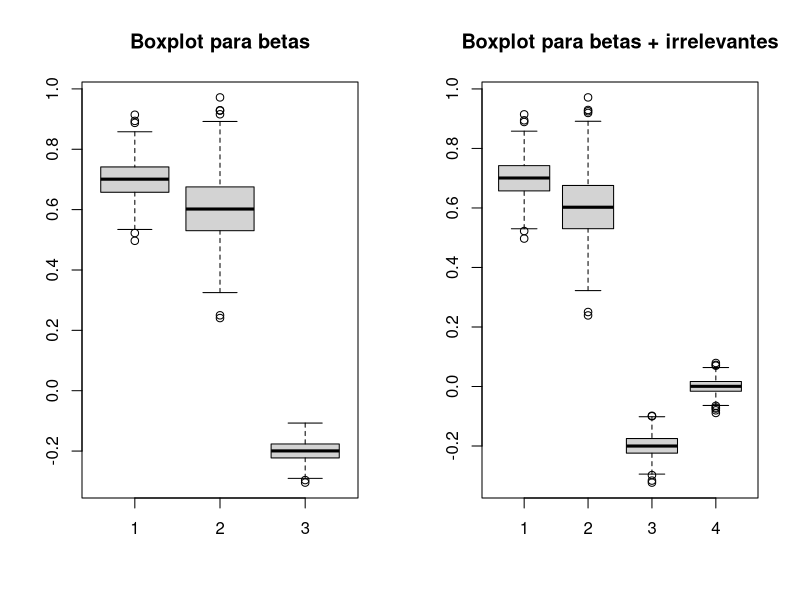
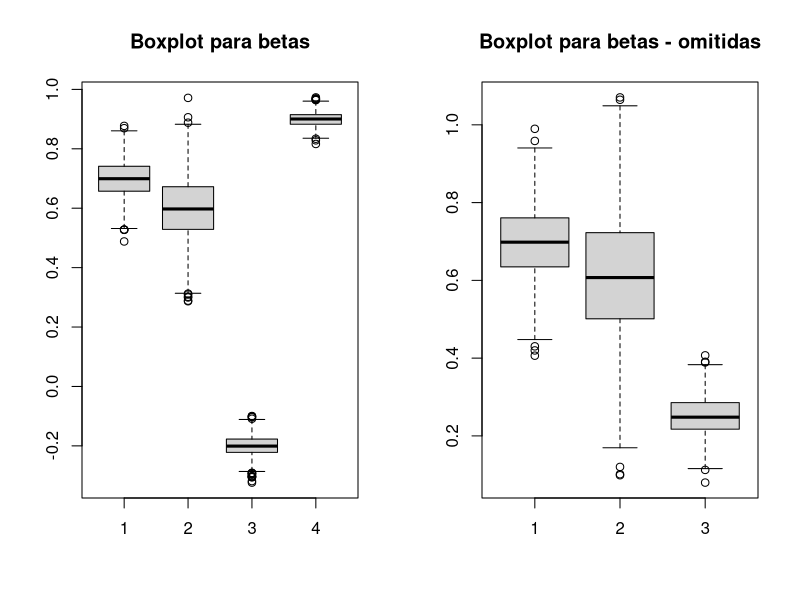
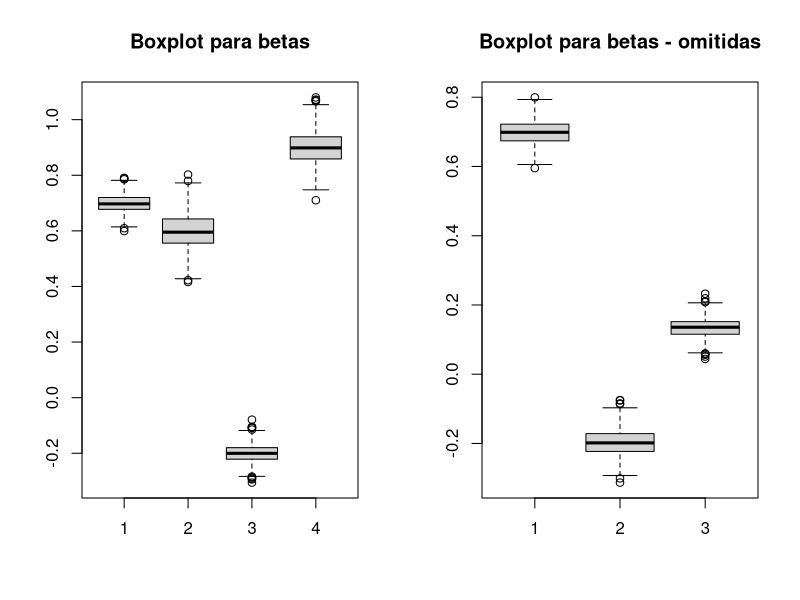
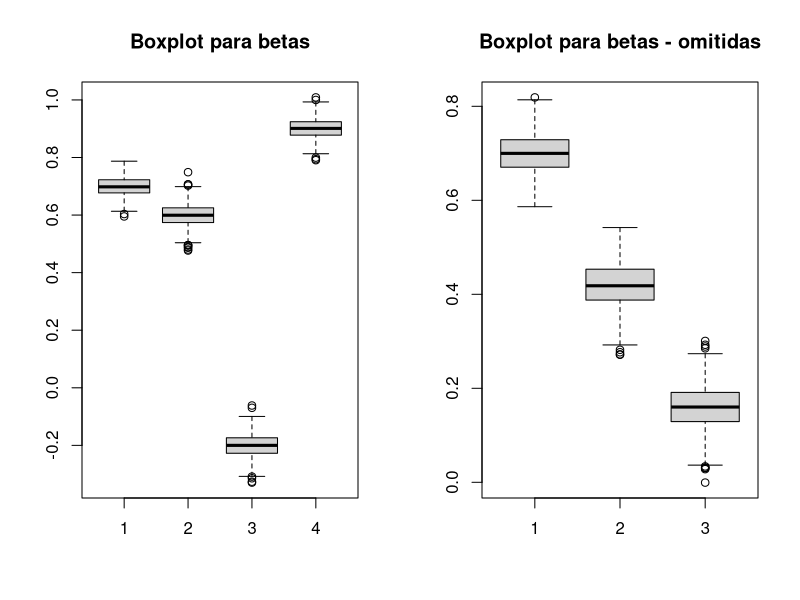
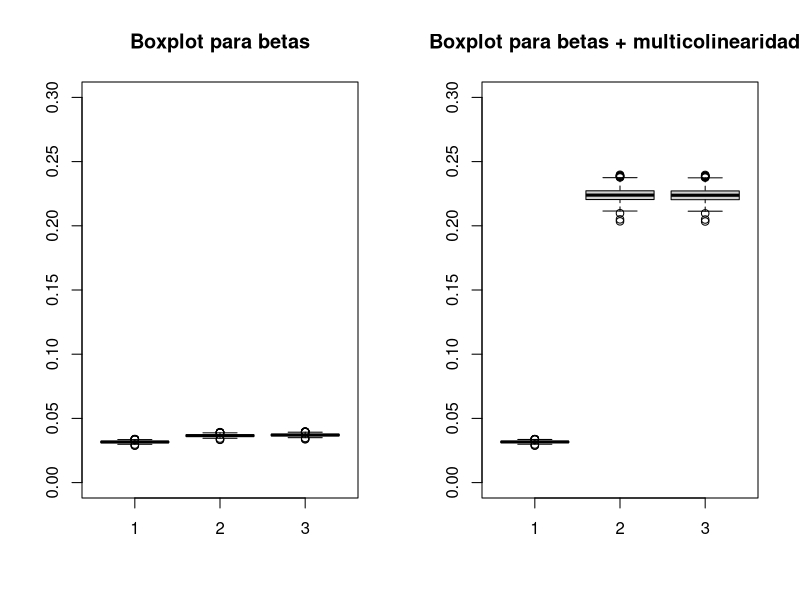

The R source for these figures, in order:
## ---- chunk 1
#| echo: true
library(MASS)
n <- 1000
betas <- matrix(NA, ncol = 3, nrow = 1000)
betas_i <- matrix(NA, ncol = 4, nrow = 1000)
for (i in 1:1000) {
  u <- rnorm(n)
  x1 <- runif(n)
  x <- mvrnorm(n, mu = c(0,0), Sigma = matrix(c(1, 0.5, 0.5, 2), 2, 2))
  x2 <- x[,1]
  x3 <- x[,2]
  y <- 0.7 + 0.6*x1 - 0.2*x2 + u
  betas[i, ] <- coef(lm(y ~ x1 + x2))
  betas_i[i, ] <- coef(lm(y ~ x1 + x2 + x3))
}
par(mfrow = c(1, 2))
boxplot(betas)
title("Boxplot para betas")
boxplot(betas_i)
title("Boxplot para betas + irrelevantes")
## ---- chunk 2
#| echo: true
library(MASS)
n <- 1000
betas <- matrix(NA, ncol = 4, nrow = 1000)
betas_o <- matrix(NA, ncol = 3, nrow = 1000)
for (i in 1:1000) {
  u <- rnorm(n)
  x1 <- runif(n)
  x <- mvrnorm(n, mu = c(0,0), Sigma = matrix(c(1, 0.5, 0.5, 2), 2, 2))
  x2 <- x[,1]
  x3 <- x[,2]
  y <- 0.7 + 0.6*x1 - 0.2*x2 + 0.9*x3 + u
  betas[i, ] <- coef(lm(y ~ x1 + x2 + x3))
  betas_o[i, ] <- coef(lm(y ~ x1 + x2))
}
par(mfrow = c(1, 2))
boxplot(betas)
title("Boxplot para betas")
boxplot(betas_o)
title("Boxplot para betas - omitidas")
## ---- chunk 3
#| echo: true
library(MASS)
n <- 1000
betas <- matrix(NA, ncol = 4, nrow = 1000)
betas_o <- matrix(NA, ncol = 3, nrow = 1000)
for (i in 1:1000) {
  u <- rnorm(n)
  x <- mvrnorm(n, mu = c(0,0,0), Sigma = matrix(c(1, 0.5, -0.7, 0.5, 2, 0.3, -0.7, 0.3, 1), 3, 3))
  x1 <- x[,1]
  x2 <- x[,2]
  x3 <- x[,3]
  y <- 0.7 + 0.6*x1 - 0.2*x2 + 0.9*x3 + u
  betas[i, ] <- coef(lm(y ~ x1 + x2 + x3))
  betas_o[i, ] <- coef(lm(y ~ x1 + x2))
}
par(mfrow = c(1, 2))
boxplot(betas)
title("Boxplot para betas")
boxplot(betas_o)
title("Boxplot para betas - omitidas")
## ---- chunk 4
#| echo: true
library(MASS)
n <- 1000
betas <- matrix(NA, ncol = 4, nrow = 1000)
betas_o <- matrix(NA, ncol = 3, nrow = 1000)
for (i in 1:1000) {
  u <- rnorm(n)
  x <- mvrnorm(n, mu = c(0,0,0), Sigma = matrix(c(1, 0.5, 0, 0.5, 1, 0.3, 0, 0.3, 1), 3, 3))
  x1 <- x[,1]
  x2 <- x[,2]
  x3 <- x[,3]
  y <- 0.7 + 0.6*x1 - 0.2*x2 + 0.9*x3 + u
  betas[i, ] <- coef(lm(y ~ x1 + x2 + x3))
  betas_o[i, ] <- coef(lm(y ~ x1 + x2))
}
par(mfrow = c(1, 2))
boxplot(betas)
title("Boxplot para betas")
boxplot(betas_o)
title("Boxplot para betas - omitidas")
## ---- chunk 5
#| echo: true
library(MASS)
n <- 1000
vbetas <- matrix(NA, ncol = 3, nrow = 1000)
vbetas_m <- matrix(NA, ncol = 3, nrow = 1000)
x <- mvrnorm(n, mu = c(0,0), Sigma = matrix(c(1, 0.5, 0.5, 1), 2, 2))
x1 <- x[,1]
x2 <- x[,2]
z <- mvrnorm(n, mu = c(0,0), Sigma = matrix(c(1, 0.99, 0.99, 1), 2, 2))
z1 <- z[,1]
z2 <- z[,2]
for (i in 1:1000) {
  u <- rnorm(n)
  y1 <- 0.7 + 0.6*x1 + 0.5*x2 + u
  vbetas[i, ] <- summary(lm(y1 ~ x1 + x2))$coefficients[,2]
  y2 <- 0.7 + 0.6*z1 + 0.5*z2 + u
  vbetas_m[i, ] <- summary(lm(y2 ~ z1 + z2))$coefficients[,2]
}
par(mfrow = c(1, 2))
boxplot(vbetas, ylim = c(0.0, 0.3))
title("Boxplot para betas")
boxplot(vbetas_m, ylim = c(0.0, 0.3))
title("Boxplot para betas + multicolinearidade")
